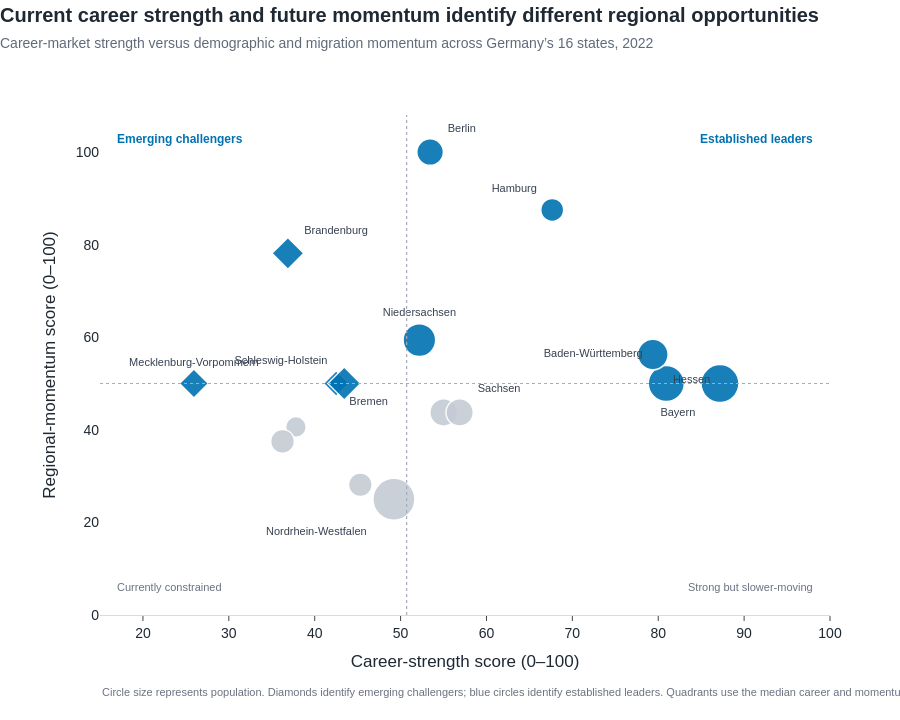

Here is the notebook cell this chart was saved with:
### Code cell
fig_8 = go.Figure()

fig_8.add_trace(
    go.Scatter(
        x=market_position_data[
            "career_strength_score"
        ],
        y=market_position_data[
            "regional_momentum_score"
        ],
        mode="markers+text",
        text=market_position_data["display_label"],
        textposition=market_position_data[
            "text_position"
        ],
        textfont={
            "size": 11,
            "color": "#374151"
        },
        marker={
            "size": market_position_data["point_size"],
            "color": market_position_data[
                "point_colour"
            ],
            "symbol": market_position_data[
                "point_symbol"
            ],
            "opacity": 0.9,
            "line": {
                "color": "white",
                "width": 1.5
            }
        },
        customdata=market_position_data[
            [
                "state_name",
                "market_position",
                "opportunity_score",
                "unemployment_rate",
                "it_science_service_employment",
                "population_change_10_years",
                "total_migration_balance"
            ]
        ],
        hovertemplate=(
            "<b>%{customdata[0]}</b><br>"
            "Position: %{customdata[1]}<br>"
            "Career-strength score: %{x:.1f}<br>"
            "Regional-momentum score: %{y:.1f}<br>"
            "Overall opportunity score: %{customdata[2]:.1f}<br>"
            "Unemployment rate: %{customdata[3]:.2f}%<br>"
            "IT and science employment: %{customdata[4]:.2f}%<br>"
            "10-year population change: %{customdata[5]:+.2f}%<br>"
            "Migration balance: %{customdata[6]:.2f}"
            "<extra></extra>"
        ),
        showlegend=False
    )
)

fig_8 = apply_publication_style(
    fig_8,
    title=(
        "Current career strength and future momentum "
        "identify different regional opportunities"
    ),
    subtitle=(
        "Career-market strength versus demographic and migration "
        "momentum across Germany’s 16 states, 2022"
    ),
    x_title="Career-strength score (0–100)",
    y_title="Regional-momentum score (0–100)",
    height=720
)

fig_8.update_layout(
    margin={
        "l": 100,
        "r": 70,
        "t": 115,
        "b": 105
    }
)

fig_8.update_xaxes(
    range=[15, 100]
)

fig_8.update_yaxes(
    range=[0, 108]
)

fig_8.add_vline(
    x=median_career_strength,
    line_width=1.2,
    line_dash="dot",
    line_color="#A5ADB8"
)

fig_8.add_hline(
    y=median_regional_momentum,
    line_width=1.2,
    line_dash="dot",
    line_color="#A5ADB8"
)

# Quadrant labels
fig_8.add_annotation(
    x=0.98,
    y=0.97,
    xref="paper",
    yref="paper",
    text="<b>Established leaders</b>",
    showarrow=False,
    xanchor="right",
    font={
        "size": 12,
        "color": "#0072B2"
    }
)

fig_8.add_annotation(
    x=0.02,
    y=0.97,
    xref="paper",
    yref="paper",
    text="<b>Emerging challengers</b>",
    showarrow=False,
    xanchor="left",
    font={
        "size": 12,
        "color": "#0072B2"
    }
)

fig_8.add_annotation(
    x=0.98,
    y=0.04,
    xref="paper",
    yref="paper",
    text="Strong but slower-moving",
    showarrow=False,
    xanchor="right",
    font={
        "size": 11,
        "color": "#6B7280"
    }
)

fig_8.add_annotation(
    x=0.02,
    y=0.04,
    xref="paper",
    yref="paper",
    text="Currently constrained",
    showarrow=False,
    xanchor="left",
    font={
        "size": 11,
        "color": "#6B7280"
    }
)

fig_8.add_annotation(
    x=0,
    y=-0.17,
    xref="paper",
    yref="paper",
    text=(
        "Circle size represents population. Diamonds identify emerging "
        "challengers; blue circles identify established leaders. "
        "Quadrants use the median career and momentum scores. "
        "Source: INKAR 2025."
    ),
    showarrow=False,
    xanchor="left",
    align="left",
    font={
        "size": 11,
        "color": "#6B7280"
    }
)

fig_8.show()

### Figure 1 — Plotly figure (JSON) as saved in the notebook; plotly's stock layout.template omitted (floating-point values rounded to 4 significant figures)
{"data": [{"customdata": [["Baden-Württemberg", "Established leader", 64.86, 3.54, 4.99, 5.66, 15.96], ["Bayern", "Established leader", 64.86, 3.13, 4.73, 4.68, 16.98], ["Berlin", "Established leader", 51.86, 8.84, 5.26, 7.63, 23.28], ["Brandenburg", "Emerging challenger", 44.38, 5.58, 2.29, 3.9, 21.81], ["Bremen", "Emerging challenger", 56.31, 10.18, 4.36, 6.26, 15.1], ["Hamburg", "Established leader", 61.55, 6.84, 6.03, 5.67, 21.51], ["Hessen", "Established leader", 63.94, 4.77, 5.49, 3.66, 18.31], ["Mecklenburg-Vorpommern", "Emerging challenger", 38.11, 7.31, 2.01, -1.52, 20.49], ["Niedersachsen", "Established leader", 49.23, 5.26, 3.36, 2.62, 19.07], ["Nordrhein-Westfalen", "Currently constrained", 62.76, 6.84, 4.37, 2.34, 15.77], ["Rheinland-Pfalz", "Strong but slower-moving", 52, 4.56, 3.8, 2.96, 17.16], ["Saarland", "Currently constrained", 49.89, 6.26, 3.52, 1.77, 17.66], ["Sachsen", "Strong but slower-moving", 55.62, 5.6, 3.15, -0.01, 18.41], ["Sachsen-Anhalt", "Currently constrained", 47.28, 7.08, 3.19, -4.83, 18.77], ["Schleswig-Holstein", "Emerging challenger", 46.95, 5.17, 3.09, 4.73, 16.61], ["Thüringen", "Currently constrained", 40.39, 5.3, 2.53, -2.38, 17.5]], "hovertemplate": "<b>%{customdata[0]}</b><br>Position: %{customdata[1]}<br>Career-strength score: %{x:.1f}<br>Regional-momentum score: %{y:.1f}<br>Overall opportunity score: %{customdata[2]:.1f}<br>Unemployment rate: %{customdata[3]:.2f}%<br>IT and science employment: %{customdata[4]:.2f}%<br>10-year population change: %{customdata[5]:+.2f}%<br>Migration balance: %{customdata[6]:.2f}<extra></extra>", "marker": {"color": ["#0072B2", "#0072B2", "#0072B2", "#0072B2", "#0072B2", "#0072B2", "#0072B2", "#0072B2", "#0072B2", "#C4CBD4", "#C4CBD4", "#C4CBD4", "#C4CBD4", "#C4CBD4", "#0072B2", "#C4CBD4"], "line": {"color": "white", "width": 1.5}, "opacity": 0.9, "size": [36.08, 37.92, 26.59, 24.54, 19.51, 22.94, 30.5, 22.29, 32.67, 42.0, 27.39, 20.65, 27.29, 23.69, 25.33, 23.62], "symbol": ["circle", "circle", "circle", "diamond", "diamond", "circle", "circle", "diamond", "circle", "circle", "circle", "circle", "circle", "circle", "diamond", "circle"]}, "mode": "markers+text", "showlegend": false, "text": ["Baden-Württemberg", "Bayern", "Berlin", "Brandenburg", "Bremen", "Hamburg", "Hessen", "Mecklenburg-Vorpommern", "Niedersachsen", "Nordrhein-Westfalen", "", "", "Sachsen", "", "Schleswig-Holstein", ""], "textfont": {"color": "#374151", "size": 11}, "textposition": ["top left", "bottom left", "top right", "top right", "bottom right", "top left", "bottom right", "top center", "top center", "bottom left", "top center", "top center", "top right", "top center", "top left", "top center"], "type": "scatter", "x": [80.94, 87.19, 53.44, 36.88, 42.5, 67.66, 79.38, 25.94, 52.19, 49.22, 55.0, 37.81, 56.88, 36.25, 43.44, 45.31], "y": [50.0, 50.0, 100.0, 78.12, 50.0, 87.5, 56.25, 50.0, 59.38, 25.0, 43.75, 40.62, 43.75, 37.5, 50.0, 28.12]}], "layout": {"annotations": [{"font": {"color": "#0072B2", "size": 12}, "showarrow": false, "text": "<b>Established leaders</b>", "x": 0.98, "xanchor": "right", "xref": "paper", "y": 0.97, "yref": "paper"}, {"font": {"color": "#0072B2", "size": 12}, "showarrow": false, "text": "<b>Emerging challengers</b>", "x": 0.02, "xanchor": "left", "xref": "paper", "y": 0.97, "yref": "paper"}, {"font": {"color": "#6B7280", "size": 11}, "showarrow": false, "text": "Strong but slower-moving", "x": 0.98, "xanchor": "right", "xref": "paper", "y": 0.04, "yref": "paper"}, {"font": {"color": "#6B7280", "size": 11}, "showarrow": false, "text": "Currently constrained", "x": 0.02, "xanchor": "left", "xref": "paper", "y": 0.04, "yref": "paper"}, {"align": "left", "font": {"color": "#6B7280", "size": 11}, "showarrow": false, "text": "Circle size represents population. Diamonds identify emerging challengers; blue circles identify established leaders. Quadrants use the median career and momentum scores. Source: INKAR 2025.", "x": 0, "xanchor": "left", "xref": "paper", "y": -0.17, "yref": "paper"}], "font": {"color": "#1F2933", "family": "Arial, sans-serif", "size": 14}, "height": 720, "hoverlabel": {"bgcolor": "white", "font": {"size": 13}}, "margin": {"b": 105, "l": 100, "r": 70, "t": 115}, "paper_bgcolor": "white", "plot_bgcolor": "white", "shapes": [{"line": {"color": "#A5ADB8", "dash": "dot", "width": 1.2}, "type": "line", "x0": 50.7, "x1": 50.7, "xref": "x", "y0": 0, "y1": 1, "yref": "y domain"}, {"line": {"color": "#A5ADB8", "dash": "dot", "width": 1.2}, "type": "line", "x0": 0, "x1": 1, "xref": "x domain", "y0": 50, "y1": 50, "yref": "y"}], "showlegend": false, "title": {"text": "<b>Current career strength and future momentum identify different regional opportunities</b><br><span style='font-size:14px;color:#5F6B7A'>Career-market strength versus demographic and migration momentum across Germany’s 16 states, 2022</span>", "x": 0, "xanchor": "left", "y": 0.97, "yanchor": "top"}, "xaxis": {"linecolor": "#D7DCE2", "range": [15, 100], "showgrid": false, "showline": true, "ticks": "outside", "title": {"text": "Career-strength score (0–100)"}, "zeroline": false}, "yaxis": {"range": [0, 108], "showgrid": false, "showline": false, "ticks": "", "title": {"text": "Regional-momentum score (0–100)"}, "zeroline": false}}}
